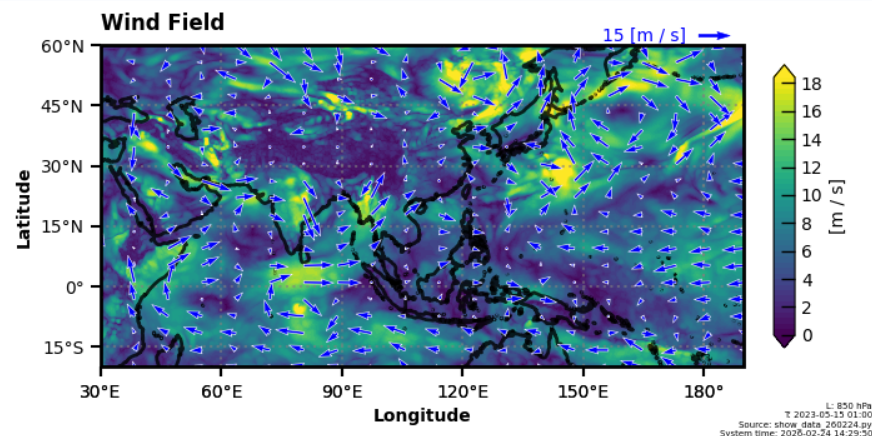

This figure's Python source:
#!/usr/bin/env python3
#===========================================================================================
# 目的: 使用 p2d 繪製 ERA5 經緯度網格風場，整合 MetPy 單位計算與自動化資訊輸出
# data: ERA5 NetCDF (u, v components)
#===========================================================================================

import xarray as xr
import numpy as np
import pandas as pd
import os
import matplotlib.pyplot as plt
import cartopy.crs as ccrs
import metpy.calc as mpcalc
from metpy.units import units
from definitions.plot_2D_shaded import plot_2D_shaded as p2d

# --------------------------
# 可控變數 (可由 Linux 指令列擴充)
# --------------------------
INPUT_FILE = "2023/ERA5_pressure_levels_20230515.nc"
TIME_IDX = 1
LEV_HPA = 850

# --------------------------
# OPEN -> 讀檔 information
# --------------------------
# 使用 with 確保檔案在讀取後自動關閉
with xr.open_dataset(INPUT_FILE) as ds_raw:
    print(f"File Information:")
    print(f"    file_name: {INPUT_FILE}")
    print(f"    ds_sizes: {ds_raw.sizes}")

    # 提取必要變數並 load 進入記憶體
    u_all = ds_raw['u'].isel(valid_time=TIME_IDX).sel(pressure_level=LEV_HPA).load()
    v_all = ds_raw['v'].isel(valid_time=TIME_IDX).sel(pressure_level=LEV_HPA).load()
    lons = ds_raw['longitude'].values
    lats = ds_raw['latitude'].values

    # 處理時間格式：將 numpy.datetime64 轉換為簡潔字串 (YYYY-MM-DD HH:mm)
    raw_time = u_all.valid_time.values
    time_val = pd.to_datetime(raw_time).strftime('%Y-%m-%d %H:%M')

print(f"System information:")
print(f"    Target Level: {LEV_HPA} hPa")
print(f"    Target Time:  {time_val}")

# --------------------------
# DEFINE 處理資料 (MetPy Units & Calculation)
# --------------------------
# 賦予單位
u_met = u_all.values * units(u_all.attrs.get('units', 'm/s'))
v_met = v_all.values * units(v_all.attrs.get('units', 'm/s'))

# 計算風速 (Wind Speed)
ws_met = mpcalc.wind_speed(u_met, v_met)

# 在進入繪圖前檢查變數
print(f"Checking variables before plotting...")
print(f"    ws_met shape: {ws_met.shape}")

# --------------------------
# PLOT 視覺化
# --------------------------
# 使用 p2d 繪圖
plot_results = p2d(
    array=ws_met,          # 填色層變數(風速)矩陣
    vx=u_met,              # 向量場 X 分量(U風)矩陣
    vy=v_met,              # 向量場 Y 分量(V風)矩陣
    
    vwidth=4,              # 向量箭頭寬度
    vc1='blue',            # 向量箭頭顏色
    vscale=60,             # 向量縮放比例
    vref=15,               # 向量參考長度標籤

    x=lons,                # 經度座標矩陣
    y=lats,                # 緯度座標矩陣
    projection = ccrs.PlateCarree(central_longitude=180),   # 地圖顯示投影中心（跨180度線時使用）
    transform = ccrs.PlateCarree(central_longitude=0),      # 資料原始座標
    grid_type = 3,         # 經緯網格類型標註
    grid_int=(30, 15),     # 經緯線間距(lon, lat)

    title=f"Wind Field",   # 圖表標題
    system_time=True,      # 是否顯示系統資訊時間
    system_time_info=[     # 顯示於左下角的詳細資訊
        f"L: {LEV_HPA} hPa",
        f"T: {time_val}",
    ],
    xlabel="Longitude",    # X軸標籤
    ylabel="Latitude",     # Y軸標籤

    figsize=(7, 3.5),      # 畫布大小比例
    show=True              # 是否即時顯示圖片
)

#===========================================================================================
